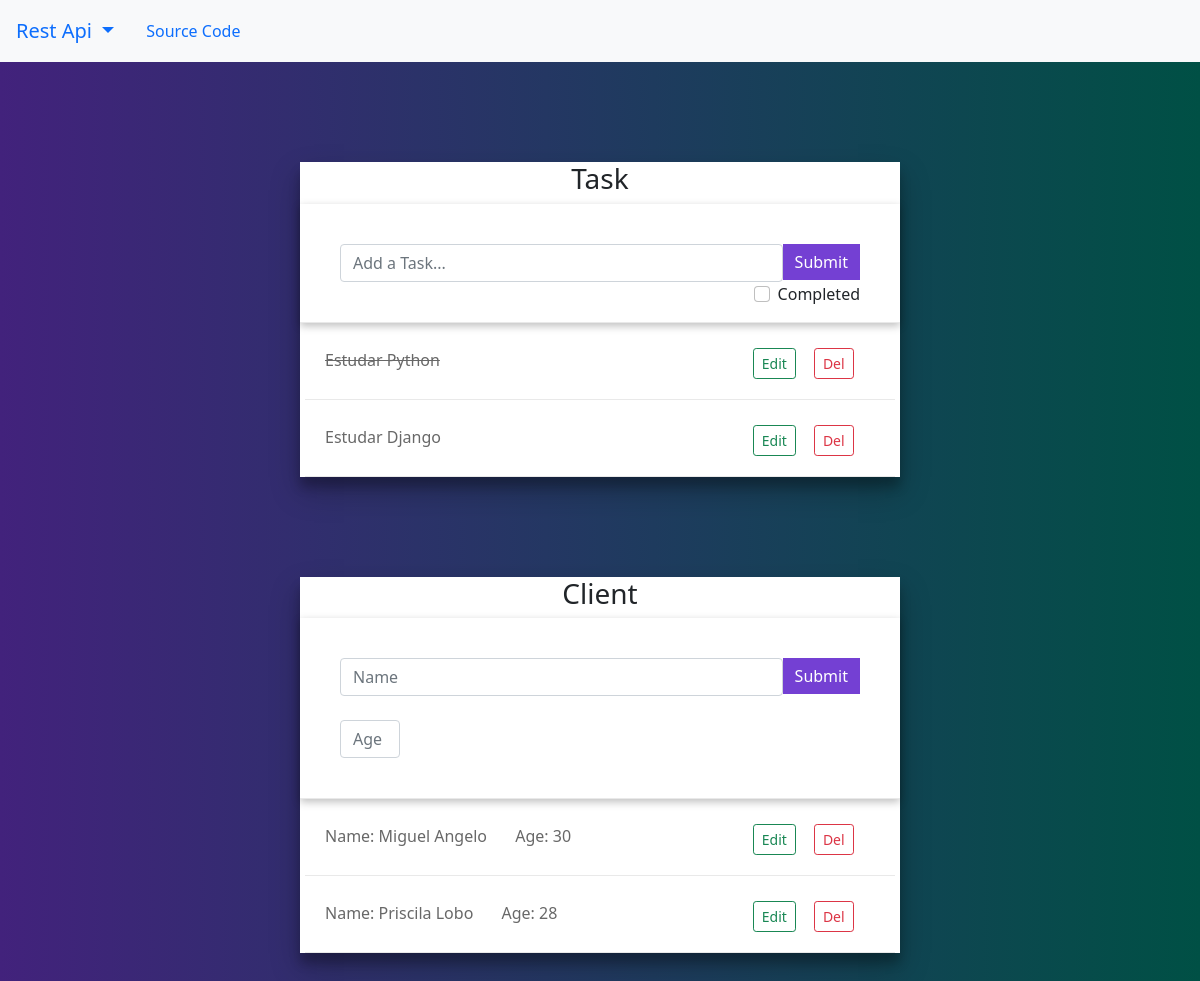
/, run on an earlier commit of the app's database.
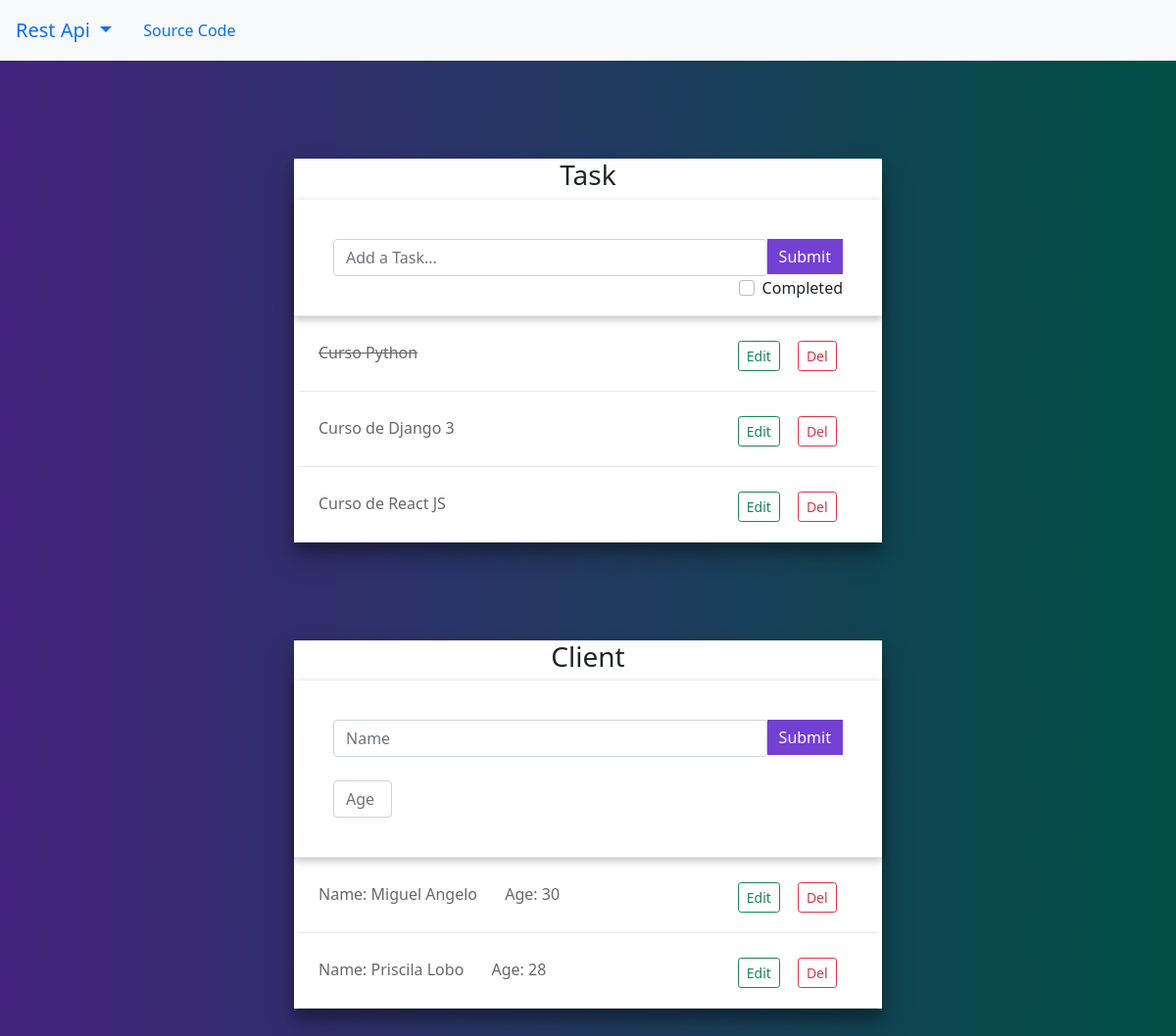
And on a later commit of the database.
### api/models.py (models this page shows, shortened)
class Task(models.Model):
    title = models.CharField(max_length=200)
    completed = models.BooleanField(default=False)

class Client(models.Model):
    name = models.CharField(max_length=50)
    age = models.IntegerField()

### frontend/views.py (the view)
# urls.py: path('',home_page, name='home'),
def home_page(request):
    task = Task.objects.all()
    client = Client.objects.all()
    data = {
        'task': task,
        'client':client
    }
    return render(request,'home.html', data)

### frontend/templates/home.html (shortened to what this page needs)
{%extends 'base.html'%}
{%block content%}
    {%include 'task_painel.html'%}
    {%include 'client_painel.html'%}
{%endblock%}

### frontend/templates/task_painel.html (shortened to what this page needs)
<div class="container">
    <div id="task-container">
        <h3 align="center">Task</h3>
        <div id="form-wrapper">
            <form id="form" method="POST" action="{%url 'create_task'%}">
                <div class="flex-wrapper">
                    <div style="flex: 6">
                        <input class="form-control" type="text" name="title" placeholder="Add a Task...">
                    </div>
                    <div style="flex: 1">
                        <input id="submit" class="btn" type="submit">
                    </div>
                </div>
                <div class="form-check" style="float:right">
                    <input type="checkbox" class="form-check-input" name='completed' id="">
                    <label class="form-check-label" for="xxx">Completed</label>
                </div>
            </form>
        </div>
        {%if task%}
        {%for dados in task %}
        <div id="data-row-${i}" class="task-wrapper flex-wrapper">
            {%if dados.completed%}
            <div style="flex:7">
                <strike class="title">{{dados.title}}</strike>
            </div>
            {%else%}
            <div style="flex:7">
                <span class="title">{{dados.title}}</span>
            </div>
            {%endif%}
            <div style="flex:1">
                <a href='./api/task/{{dados.id}}'>
                    <button class="btn btn-sm btn-outline-success edit">
                        Edit
                    </button>
                </a>
            </div>
            <div style="flex:1">
                <a href = "{%url 'delete_task' dados.id%}">
                    <button class="btn btn-sm btn-outline-danger delete">
                        Del
                    </button>
                </a>
            </div>
        </div>
        {%endfor%}
        {%else%}
        <div id="data-row-${i}" class="task-wrapper flex-wrapper">
            <span class="title">Don't have task yet...</span>
        </div>
        {%endif%}
    </div>
</div>

### frontend/templates/client_painel.html (shortened to what this page needs)
<div class="container">
    <div id="task-container">
        <h3 align="center">Client</h3>
        <div id="form-wrapper">
            <form id="form" method="POST" action="{%url 'create_client'%}">
                <div class="flex-wrapper">
                    <div style="flex: 6">
                        <input class="form-control" type="text" name="name" placeholder="Name">
                    </div>
                    <div style="flex: 1">
                        <input id="submit" class="btn" type="submit">
                    </div>
                </div>
                <br>
                <div style="width:60px;">
                    <input class="form-control" type="text" name="age" placeholder="Age">
                </div>
            </form>
        </div>
        {%if client%}
        {%for dados in client %}
        <div id="data-row-${i}" class="task-wrapper flex-wrapper">
            <div style="flex:7">
                Name: <span class="title">{{dados.name}}</span>&ensp;&ensp;&ensp;
                Age: <span class="title">{{dados.age}}</span>
            </div>
            <div style="flex:1">
                <a href='./api/client/{{dados.id}}'>
                    <button class="btn btn-sm btn-outline-success edit">
                        Edit
                    </button>
                </a>
            </div>
            <div style="flex:1">
                <a href = "{%url 'delete_client' dados.id%}">
                    <button class="btn btn-sm btn-outline-danger delete">
                        Del
                    </button>
                </a>
            </div>
        </div>
        {%endfor%}
        {%else%}
        <div id="data-row-${i}" class="task-wrapper flex-wrapper">
            <span class="title">Don't have clients yet...</span>
        </div>
        {%endif%}
    </div>
</div>

What changed in the data, as far as the page shows it:
removed Task: title "Estudar Python"
removed Task: title "Estudar Django"
added Task: title "Curso Python"
added Task: title "Curso de Django 3"
added Task: title "Curso de React JS"
